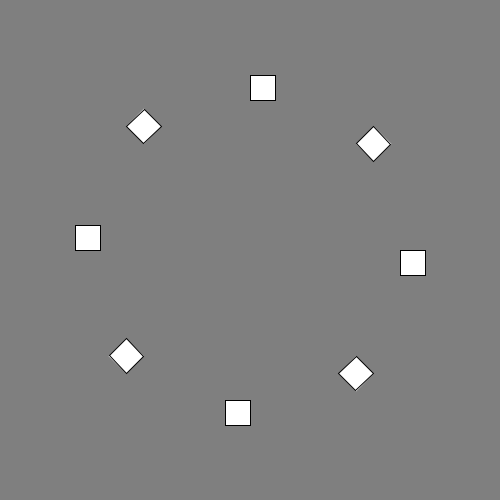
Frame 1 (no input)
Frame 60 (the mouse pressed at the canvas centre just before this capture): identical to frame 1, image omitted
Frame 120 (the mouse held since frame 60 and released just before this capture): identical to frame 1, image omitted

The Processing sketch that drew this single still picture (run headless with seeded random() and noise(); from frame 60 on, the mouse is pressed at the canvas centre):

// Processing sketch: CoordPolaire_FriseEtAngle
// ── CoordPolaire_FriseEtAngle.pde
float largeur;
float hauteur;
float rayon;
float x;
float y;

void setup() {
  size(500, 500);
  largeur = 25;
  hauteur = 25;
  rayon = 150;
  x = width/2;
  y = height/2;
}

void draw() {
  background(127);
  for (int i=0; i<8; i++) {
    float angle = radians(360/8 * i);
    float newX = x + cos(angle) * rayon;
    float newY = y + sin(angle) * rayon;
    pushMatrix();
    translate(newX, newY);
    rotate(angle);
    rect(0, 0, largeur, hauteur);
    popMatrix();
  }
}
